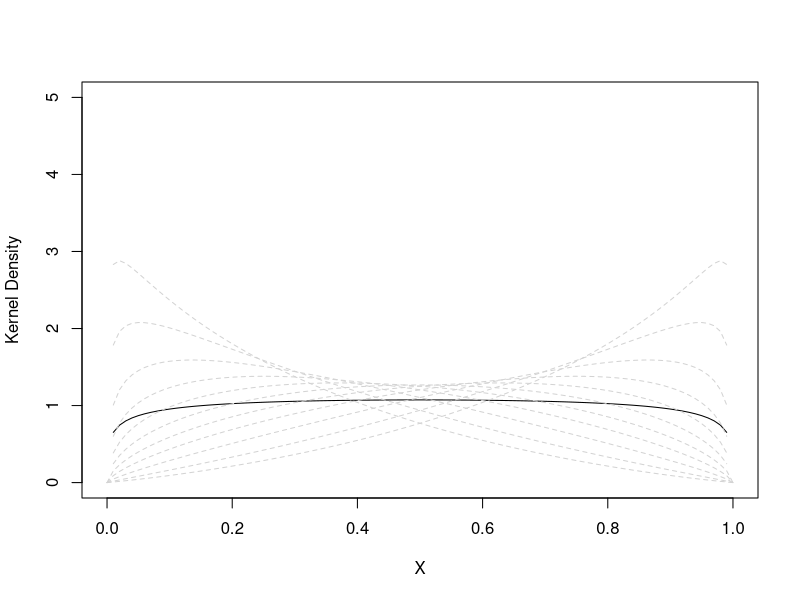

This chart was generated by the following R code:
##Function for the used kernel
gaussian_cop_kernel <- function(x, y, h) {
  b <- 1-h^2
  1/(sqrt(1-b^2))*exp((-(b^2*(qnorm(x))^2-2*b*qnorm(x)*qnorm(y)+b^2*(qnorm(y))^2)) / (2*(1-b^2)))
}

rot_bw <- function(y) {
  n <- length(y)
  mu <- mean(qnorm(y))
  sigma <- sd(qnorm(y))
  h <- sigma*(((2*mu^2*sigma^2)+(3*(1-sigma^2)^2))^(-1/5))*n^{-1/5}
  h
}

####one dimensional gaussian kernel estimation
Gaussian_est_1d <- function(x = NULL, y, k = NULL, h = NULL){
  n <- length(y)
  #generate 101 equally spaced grid points
  if(is.null(x)) {
    x <- seq(from = 0, to = 1, by = 0.01)
  }
  #number of grid points
  if(is.null(k)) {
    k <- length(y)
  }
  #Bandwidth - rule of thumb implementation
   if(is.null(h)) {
     mu <- mean(qnorm(y))
     sigma <- sd(qnorm(y))
     h <- sigma*((2*mu^2*sigma^2+3*(1-sigma^2)^2)^(-1/5))*n^{-1/5}
    }
  #Matrix with rows for each data-value and columns for each grid-value
  Kgaussian <- matrix(0, nrow = n, ncol = k)
  for(i in 1:n) {
    for(j in 1:k) {
      #Kernel for each data-value evaluated at each grid-value
      Kgaussian[i, j] <-  gaussian_cop_kernel(x[j], y[i], h)
    }
  }
  #Mean over the data-values
  fhat <- colMeans(Kgaussian)
  #Store in list results$x: grid-values, results$y: estimated values,
  #results$individual: Kgaussian Matrix - Kernel for each data value
  results_m <- cbind(x, fhat)
  results <- list(ind_est = Kgaussian, avg_est = results_m)
  
  #class results?
  class (results) <- c('list', 'GC')
  
  #print results
  results
}
 
 ##Test von Paper
 y <- c(0.1, 0.16, 0.25, 0.34, 0.42, 0.5, 0.58, 0.66, 0.75, 0.84, 0.9)
 h <- sqrt(0.1)
 k <- 101
 xx <- seq(from = 0, to = 1, by = 0.01)
 #mit gewählter bandwidth
 result2 <- Gaussian_est_1d(x = xx, y = y, k = 101, h = h)
 #mit "optimal" bandwidth
 result2 <- Gaussian_est_1d(x = xx, y = y, k = 101)


# Create the plot from the paper
plot(result2$avg_est[, "x"], result2$avg_est[, "fhat"], type = 'l', col = 'black', xlab = 'X', ylab = 'Kernel Density', ylim=c(0,5), xlim=c(0,1))
for (i in 1:length(y)) {
  lines(xx, result2$ind_est[i,], col = 'lightgrey', lty = 2)
}

